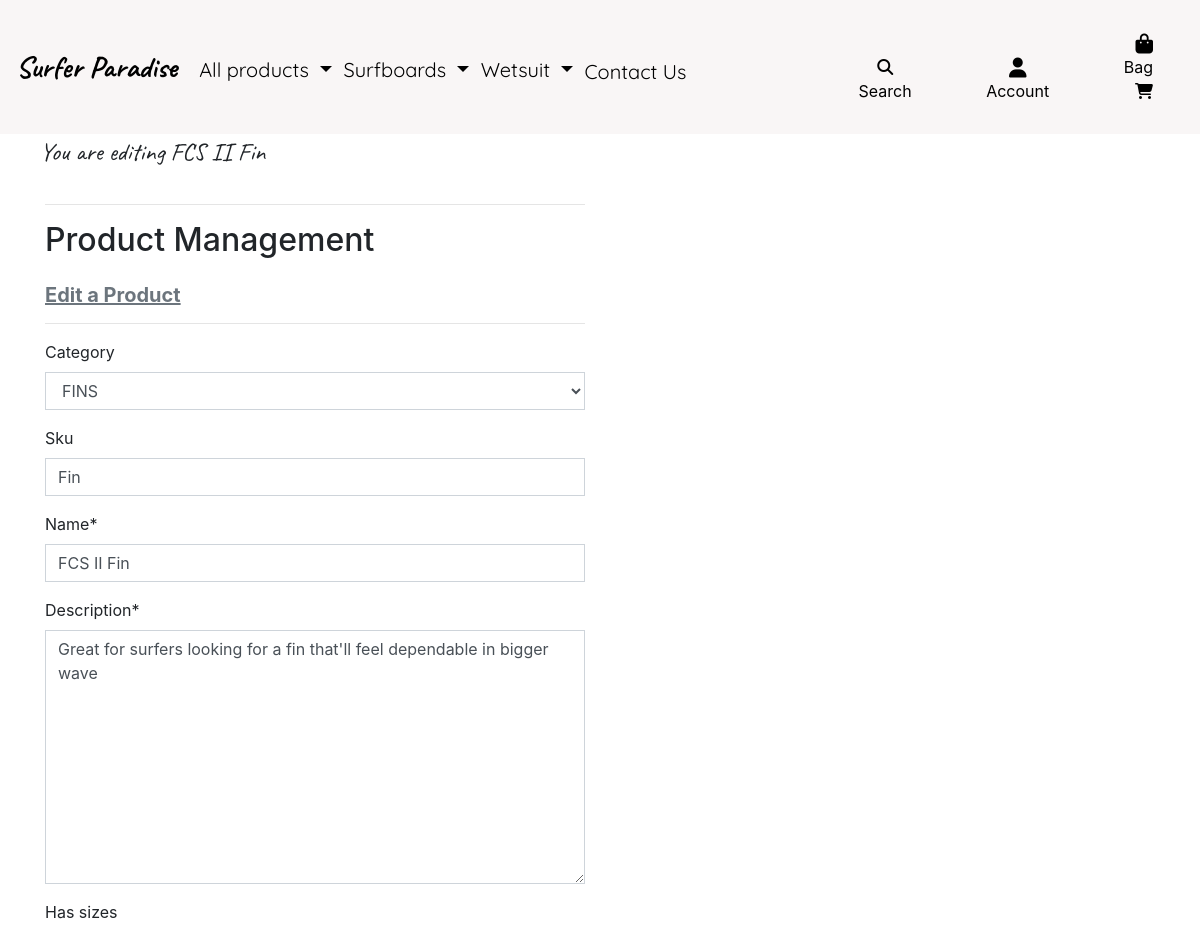
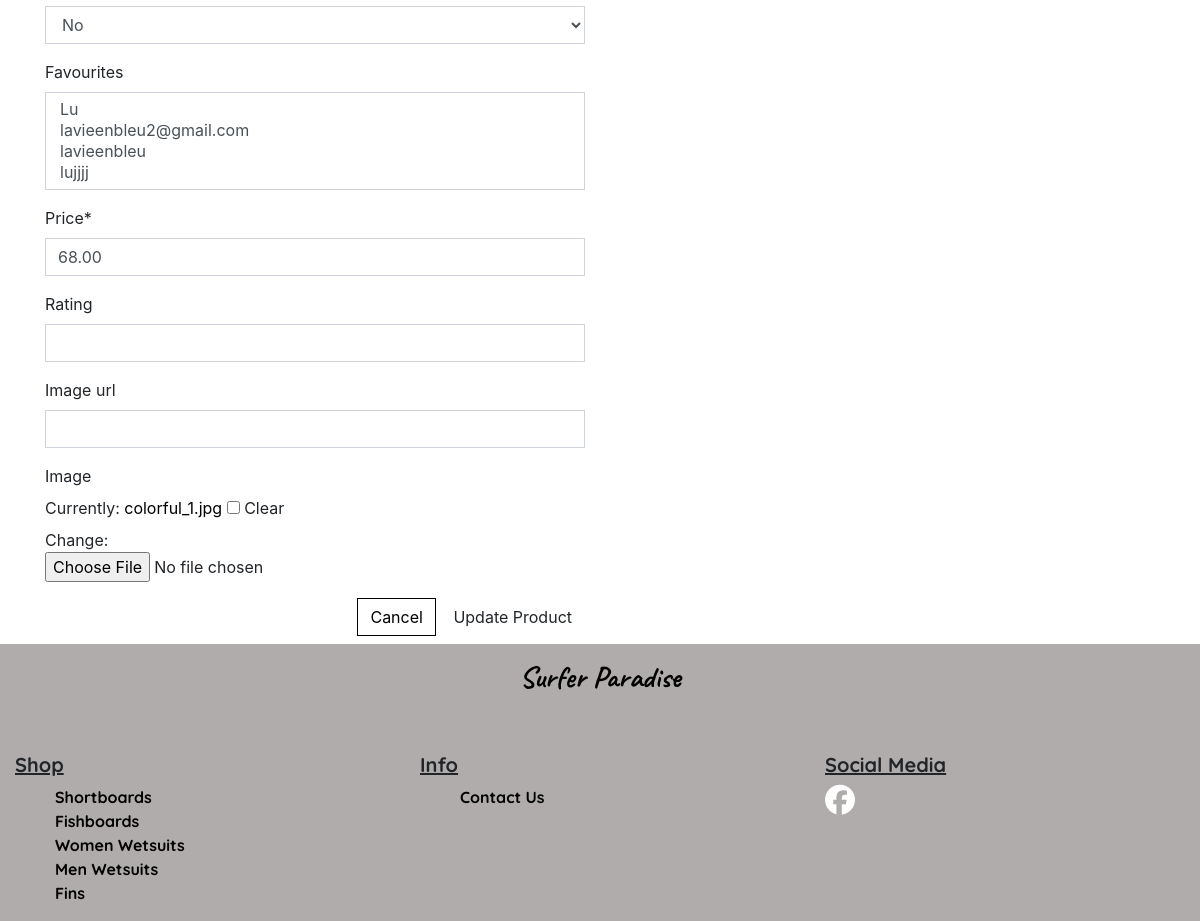
/products/edit/184/ (signed in), run on an earlier commit of the app's database (2 pictures, top to bottom).
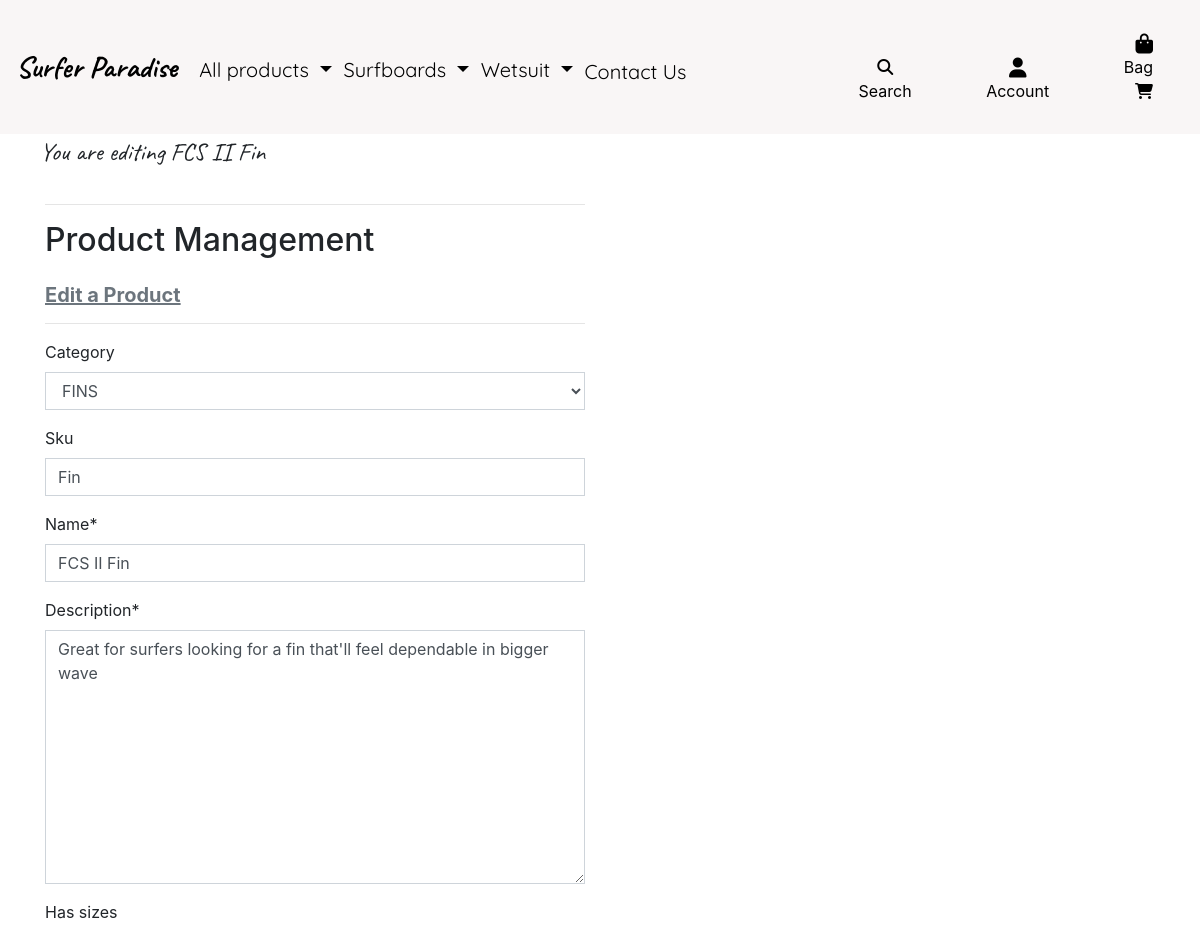
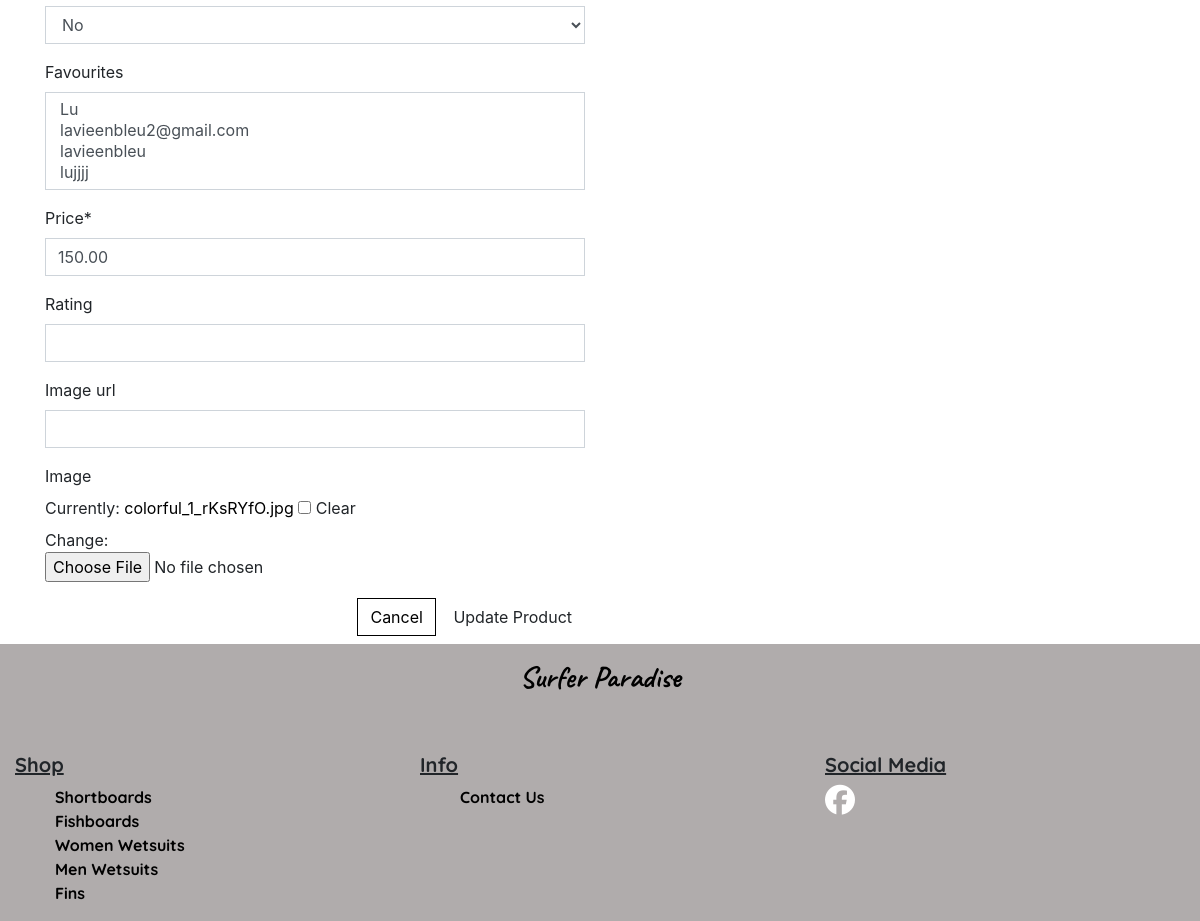
And on a later commit of the database (2 pictures, top to bottom).
### products/models.py (models this page shows, shortened)
class Product(models.Model):
    class NewManager(models.Manager):
        def get_queryset(self):
            return super().get_queryset().filter(id=0)
    options = (
        ('draft', 'Draft'),
        ('published', 'Published'),
    )
    category = models.ForeignKey('Category', null=True, blank=True, on_delete=models.SET_NULL)
    sku = models.CharField(max_length=254, null=True, blank=True)
    name = models.CharField(max_length=254)
    description = models.TextField()
    has_sizes = models.BooleanField(default=False, null=True, blank=True)
    favourites = models.ManyToManyField(
        User, related_name='favourite', default=None, blank=True)
    price = models.DecimalField(max_digits=6, decimal_places=2)
    rating = models.DecimalField(max_digits=6, decimal_places=2, null=True, blank=True)
    image_url = models.URLField(max_length=1024, null=True, blank=True)
    image = models.ImageField(null=True, blank=True)
    objects = models.Manager()  # default manager
    newmanager = NewManager()  # custom manager

### products/views.py (the view)
# urls.py: path('edit/<int:product_id>/', views.edit_product, name='edit_product'),
@login_required
def edit_product(request, product_id):
    if not request.user.is_superuser:
        messages.error(request, 'Sorry, only store owners can do that.')
        return redirect(reverse('home'))
    product = get_object_or_404(Product, pk=product_id)
    if request.method == 'POST':
        form = ProductForm(request.POST, request.FILES, instance=product)
        if form.is_valid():
            form.save()
            messages.success(request, 'Successfully updated product!')
            return redirect(reverse('product_detail', args=[product.id]))
        else:
            messages.error(request, 'Failed to update product. Please ensure the form is valid.')
    else:
        form = ProductForm(instance=product)
        messages.info(request, f'You are editing {product.name}')
    template = 'products/edit_product.html'
    context = {
        'form': form,
        'product': product,
    }
    return render(request, template, context)

### products/forms.py
class ProductForm(forms.ModelForm):
    class Meta:
        model = Product
        fields = '__all__'
    def __init__(self, *args, **kwargs):
        super().__init__(*args, **kwargs)
        categories = Category.objects.all()
        friendly_names = [(c.id, c.get_friendly_name()) for c in categories]
        self.fields['category'].choices = friendly_names
        for field_name, field in self.fields.items():
            field.widget.attrs['class'] = 'border-black rounded-0'

### bag/contexts.py (called while the page is built, shortened)
def bag_contents(request):
    bag_items = []
    total = 0
    product_count = 0
    bag = request.session.get('bag', {})
    grand_total =  total
    context = {
        'bag_items': bag_items,
        'total': total,
        'product_count': product_count,
        'grand_total': grand_total,
    }
    return context

### products/models.py (called while the page is built)
    def get_friendly_name(self):
        return self.friendly_name

### products/templates/products/edit_product.html (shortened to what this page needs)
{% extends "base.html" %}
{% load static %}
{% block content %}
    <div class="container">
        <div class="row">
            <div class="col-12 col-md-6">
                <hr>
                <h2 class="logo-font mb-4">Product Management</h2>
                <h5 class="text-muted">Edit a Product</h5>
                <hr>
            </div>
        </div>
        <div class="row">
            <div class="col-12 col-md-6">
                <form method="POST" action="{% url 'edit_product' product.id %}" class="form mb-2" enctype="multipart/form-data">
                    {{ form | crispy }}
                    <div class="text-right">
                        <a class="btn btn-outline-black rounded-0" href="{% url 'products' %}">Cancel</a>
                        <button class="btn btn-black rounded-0" type="submit">Update Product</button>
                    </div>
                </form>
            </div>
        </div>
    </div>
{% endblock %}

What changed in the data, as far as the page shows it:
changed Product "FINS": price "68.00" → "150.00"
Also different on the page:
text no longer shown: "Category Sku Name * Description * Has sizes Favourites Price * Rating Image url Image Currently: colorful_1.jpg Clear Change:"
text now shown: "Category Sku Name * Description * Has sizes Favourites Price * Rating Image url Image Currently: colorful_1_rKsRYfO.jpg Clear Change:"
